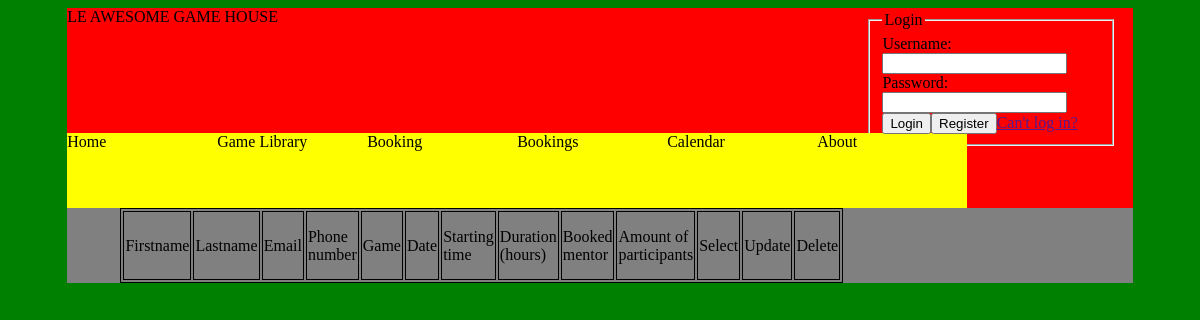
Before: /?page=bookings with the older database file.
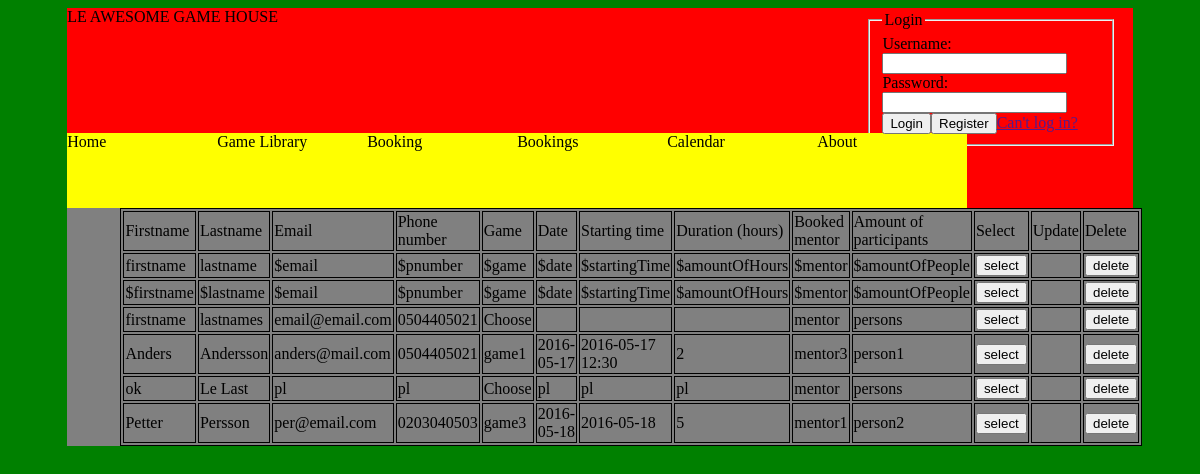
After: the same page with the newer database file.
### tables this page shows
CREATE TABLE "Booking" ("pk" INTEGER PRIMARY KEY  AUTOINCREMENT  NOT NULL , "firstname" VARCHAR, "lastname" VARCHAR, "email" VARCHAR, "pnumber" VARCHAR, "game" VARCHAR, "date" DATETIME, "startingTime" DATETIME, "amountOfHours" INTEGER, "mentor" VARCHAR, "amountOfPeople" INTEGER);

### model.php (called while the page is built, shortened)
<?php
class Model{
    public $types = array("GameLibrarySearch", "games", "accounts", "review", "Game", "GameLibrary", "Booking", "Bookings", "registerAccount", "deleteBookings", "AllGames");
    function read($type, $id){
        if(in_array($type, $this->types)){
            $db = new PDO("sqlite:db/db.sqlite");
            try {
                $db = new PDO("sqlite:db/db.sqlite");
                $db->setAttribute(PDO::ATTR_ERRMODE, PDO::ERRMODE_EXCEPTION);
            } catch (PDOException $e) {
                echo "Failed to connect to the database using DSN:<br>$dsn<br>";
                throw $e;
            }
            switch($type){
                case "Bookings":
                $stmt = $db->prepare("SELECT * FROM Booking");
                $stmt->execute();
                $res = $stmt->fetchAll(PDO::FETCH_ASSOC);
                return $res;
                break;
            }
        } else{
            echo "**Invalid type in read**";
        }
    }
}
 ?>

### view.php (the view, shortened to what the changed rows need)
<?php
class InterfaceView{
    public function staticStuff(){
        echo "
        <!DOCTYPE html>
            <head>
                <title>title</title>
                <link rel='stylesheet' href='style.css'>
            </head>
        <body>
        <header>";
        echo "</header>";
    }
    function displayBookings($data){
        echo "<main>";
        echo "<table class='table'><tr><td>Firstname</td><td>Lastname</td><td>Email</td><td>Phone number</td><td>Game</td><td>Date</td><td>Starting time</td><td>Duration (hours)</td><td>Booked mentor</td><td>Amount of participants</td><td>Select</td><td>Update</td><td>Delete</td></tr>";
        foreach($data as $booking){
          if(isset($_POST['selected'])) {
            if($_POST['selected'] == $booking['pk']) {
              echo "<form method='post' name='updateBookings'>";
              echo "<tr><td><input type='text' name='firstname' value=" . $booking['firstname'] . "></input></td><td><input type='text' name='lastname' value=" . $booking['lastname'] . "></input></td><td><input type='text' name='email' value=" . $booking['email'] . "></input></td><td><input type='text' name='pnumber' value=" . $booking['pnumber'] . "></input></td><td><input type='text' name='game' value=" . $booking['game'] . "></input></td><td><input type='text' name='date' value=" . $booking['date'] . "></input></td><td><input type='text' name='startingTime' value=" . $booking['startingTime'] . "></input></td><td><input type='text' name='amountOfHours' value=" . $booking['amountOfHours'] . "></input></td><td><input type='text' name='mentor' value=" . $booking['mentor'] . "></input></td><td><input type='text' name='amountOfPeople' value=" . $booking['amountOfPeople'] . "></input></td>";
              echo "<td></td>";
              echo "<td><button type='submit' value=" . $booking['pk'] . " name='updateBookings'>update</button></td>";
              echo "<td><form method='post'><button type='submit' value=" . $booking['pk'] . " name='deleteBookings'>delete</button></form></td></tr>";
              echo "</form>";
            } else {
              echo "<tr><td>" . $booking['firstname'] . "</td><td>" . $booking['lastname'] . "</td><td>" . $booking['email'] . "</td><td>" . $booking['pnumber'] . "</td><td>" . $booking['game'] . "</td><td>" . $booking['date'] . "</td><td>" . $booking['startingTime'] . "</td><td>" . $booking['amountOfHours'] . "</td><td>" . $booking['mentor'] . "</td><td>" . $booking['amountOfPeople'] . "</td>";
              echo "<td><form method='post'><button type='submit' value=" . $booking['pk'] . " name='selected'>select</button></form></td>";
              echo "<td></td>";
              echo "<td><form method='post'><button type='submit' value=" . $booking['pk'] . " name='deleteBookings'>delete</button></form></td></tr>";
              echo "</tr>";
            }
        } else{
            echo "<tr><td>" . $booking['firstname'] . "</td><td>" . $booking['lastname'] . "</td><td>" . $booking['email'] . "</td><td>" . $booking['pnumber'] . "</td><td>" . $booking['game'] . "</td><td>" . $booking['date'] . "</td><td>" . $booking['startingTime'] . "</td><td>" . $booking['amountOfHours'] . "</td><td>" . $booking['mentor'] . "</td><td>" . $booking['amountOfPeople'] . "</td>";
            echo "<td><form method='post'><button type='submit' value=" . $booking['pk'] . " name='selected'>select</button></form></td>";
            echo "<td></td>";
            echo "<td><form method='post'><button type='submit' value=" . $booking['pk'] . " name='deleteBookings'>delete</button></form></td></tr>";
        }
        }
        echo "</main>";
    }
}
 ?>

Changed rows visible on the page:
added booking: firstname "firstname", lastname "lastname", email "$email", pnumber "$pnumber", game "$game", date "$date", startingTime "$startingTime", amountOfHours "$amountOfHours", mentor "$mentor", amountOfPeople "$amountOfPeople", $booking['pk'] 1 (drawn)
added booking: firstname "$firstname", lastname "$lastname", email "$email", pnumber "$pnumber", game "$game", date "$date", startingTime "$startingTime", amountOfHours "$amountOfHours", mentor "$mentor", amountOfPeople "$amountOfPeople", $booking['pk'] 2 (drawn)
added booking: firstname "firstname", lastname "lastnames", email "email@email.com", pnumber "0504405021", game "Choose", mentor "mentor", amountOfPeople "persons", $booking['pk'] 3 (drawn)
added booking: firstname "Anders", lastname "Andersson", email "anders@mail.com", pnumber "0504405021", game "game1", date "2016-05-17", startingTime "2016-05-17 12:30", amountOfHours "2", mentor "mentor3", amountOfPeople "person1", $booking['pk'] 4 (drawn)
added booking: firstname "ok", lastname "Le Last", email "pl", pnumber "pl", game "Choose", date "pl", startingTime "pl", amountOfHours "pl", mentor "mentor", amountOfPeople "persons", $booking['pk'] 5 (drawn)
added booking: firstname "Petter", lastname "Persson", email "per@email.com", pnumber "0203040503", game "game3", date "2016-05-18", startingTime "2016-05-18", amountOfHours "5", mentor "mentor1", amountOfPeople "person2", $booking['pk'] 6 (drawn)
